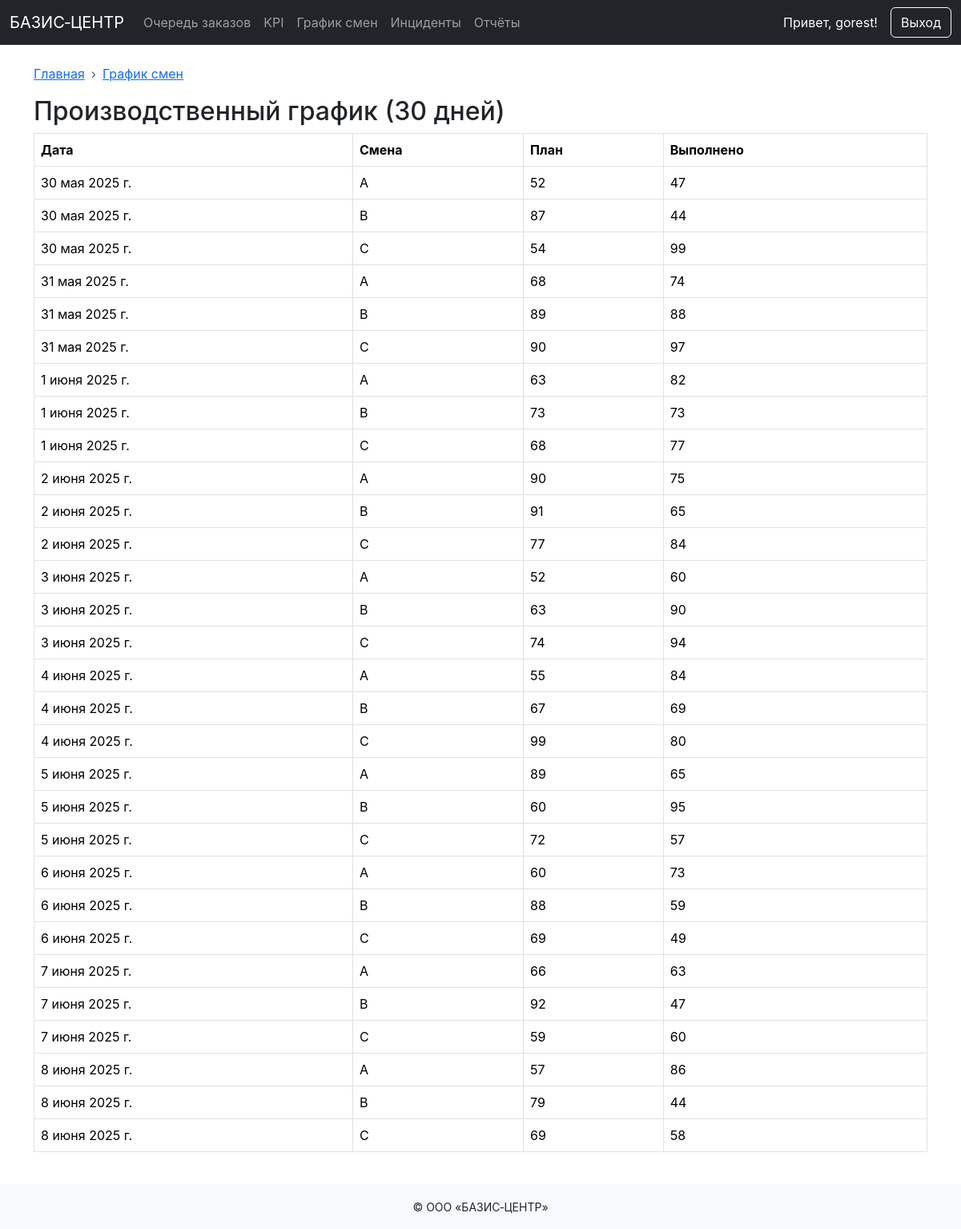
The app's page /schedule/ (signed in) with its own data.
### dashboard/models.py (models this page shows, shortened)
class ShiftSchedule(models.Model):
    date = models.DateField()
    shift = models.CharField(max_length=16, choices=[('A','A'),('B','B'),('C','C')])
    planned = models.PositiveIntegerField()
    completed = models.PositiveIntegerField()
    class Meta:
        unique_together = ('date','shift')
        ordering = ['-date','shift']

### dashboard/views.py (the view)
# urls.py: path('schedule/', views.shift_schedule, name='schedule'),
@login_required
def shift_schedule(request):
    from .models import ShiftSchedule
    today = timezone.now().date()
    schedule = ShiftSchedule.objects.filter(date__gte=today - timedelta(days=30)).order_by('date','shift')
    return render(request,'dashboard/shift_schedule.html',{'schedule': schedule})

### dashboard/templates/dashboard/shift_schedule.html (shortened to what this page needs)
{% extends 'dashboard/layout.html' %}
{% block crumb %}<li class="breadcrumb-item"><a href="{% url 'dashboard:schedule' %}">График смен</a></li>{% endblock %}
{% block content %}
<h2>Производственный график (30 дней)</h2>
<table class="table table-bordered">
  <thead><tr><th>Дата</th><th>Смена</th><th>План</th><th>Выполнено</th></tr></thead>
  <tbody>
  {% for s in schedule %}
    <tr><td>{{ s.date }}</td><td>{{ s.shift }}</td><td>{{ s.planned }}</td><td>{{ s.completed }}</td></tr>
  {% empty %}
    <tr><td colspan="4">Нет данных</td></tr>
  {% endfor %}
  </tbody>
</table>
{% endblock %}

### dashboard/templates/dashboard/layout.html (shortened to what this page needs)
<!DOCTYPE html>
{% load static %}
<html lang="ru">
<head>
    <link href="https://cdn.jsdelivr.net/npm/bootstrap@5.3.3/dist/css/bootstrap.min.css" rel="stylesheet">
    <link href="{% static 'dashboard/css/style.css' %}" rel="stylesheet">
</head>
<body class="d-flex flex-column min-vh-100">
<nav class="navbar navbar-expand-lg navbar-dark bg-dark">
  <div class="container-fluid">
    <a class="navbar-brand" href="{% url 'dashboard:home' %}">БАЗИС‑ЦЕНТР</a>
    <div class="collapse navbar-collapse" id="navbars">
      <ul class="navbar-nav me-auto mb-2 mb-lg-0">
        <li class="nav-item"><a class="nav-link" href="{% url 'dashboard:queue' %}">Очередь заказов</a></li>
        <li class="nav-item"><a class="nav-link" href="{% url 'dashboard:kpi' %}">KPI</a></li>
        <li class="nav-item"><a class="nav-link" href="{% url 'dashboard:schedule' %}">График смен</a></li>
        <li class="nav-item"><a class="nav-link" href="{% url 'dashboard:alerts' %}">Инциденты</a></li>
        <li class="nav-item"><a class="nav-link" href="{% url 'dashboard:reports' %}">Отчёты</a></li>
      </ul>
      {% if user.is_authenticated %}
        <span class="navbar-text text-light me-3">Привет, {{ user.username }}!</span>
        <a class="btn btn-outline-light" href="{% url 'logout' %}">Выход</a>
      {% else %}
        <a class="btn btn-outline-light" href="{% url 'login' %}">Вход</a>
      {% endif %}
    </div>
  </div>
</nav>
<div class="container my-4">
  {% block breadcrumbs %}
  <nav style="--bs-breadcrumb-divider: '›';" aria-label="breadcrumb">
    <ol class="breadcrumb">
      <li class="breadcrumb-item"><a href="{% url 'dashboard:home' %}">Главная</a></li>
      {% block crumb %}{% endblock %}
    </ol>
  </nav>
  {% endblock %}
  {% block content %}{% endblock %}
</div>
<footer class="mt-auto bg-light py-3">
  <div class="container text-center"><small>&copy; {{ now|date:"Y" }} ООО «БАЗИС‑ЦЕНТР»</small></div>
</footer>
</body>
</html>

### dashboard/static/dashboard/css/style.css (style rules this page uses)
body { font-family: 'Inter', sans-serif; }

### records on screen
ShiftSchedule: date "30 мая 2025 г.", shift "A", planned "52", completed "47"
ShiftSchedule: date "30 мая 2025 г.", shift "B", planned "87", completed "44"
ShiftSchedule: date "30 мая 2025 г.", shift "C", planned "54", completed "99"
ShiftSchedule: date "31 мая 2025 г.", shift "A", planned "68", completed "74"
ShiftSchedule: date "31 мая 2025 г.", shift "B", planned "89", completed "88"
ShiftSchedule: date "31 мая 2025 г.", shift "C", planned "90", completed "97"
ShiftSchedule: date "1 июня 2025 г.", shift "A", planned "63", completed "82"
ShiftSchedule: date "1 июня 2025 г.", shift "B", planned "73", completed "73"
ShiftSchedule: date "1 июня 2025 г.", shift "C", planned "68", completed "77"
ShiftSchedule: date "2 июня 2025 г.", shift "A", planned "90", completed "75"
ShiftSchedule: date "2 июня 2025 г.", shift "B", planned "91", completed "65"
ShiftSchedule: date "2 июня 2025 г.", shift "C", planned "77", completed "84"
ShiftSchedule: date "3 июня 2025 г.", shift "A", planned "52", completed "60"
ShiftSchedule: date "3 июня 2025 г.", shift "B", planned "63", completed "90"
ShiftSchedule: date "3 июня 2025 г.", shift "C", planned "74", completed "94"
ShiftSchedule: date "4 июня 2025 г.", shift "A", planned "55", completed "84"
ShiftSchedule: date "4 июня 2025 г.", shift "B", planned "67", completed "69"
ShiftSchedule: date "4 июня 2025 г.", shift "C", planned "99", completed "80"
ShiftSchedule: date "5 июня 2025 г.", shift "A", planned "89", completed "65"
ShiftSchedule: date "5 июня 2025 г.", shift "B", planned "60", completed "95"
ShiftSchedule: date "5 июня 2025 г.", shift "C", planned "72", completed "57"
ShiftSchedule: date "6 июня 2025 г.", shift "A", planned "60", completed "73"
ShiftSchedule: date "6 июня 2025 г.", shift "B", planned "88", completed "59"
ShiftSchedule: date "6 июня 2025 г.", shift "C", planned "69", completed "49"
ShiftSchedule: date "7 июня 2025 г.", shift "A", planned "66", completed "63"
ShiftSchedule: date "7 июня 2025 г.", shift "B", planned "92", completed "47"
ShiftSchedule: date "7 июня 2025 г.", shift "C", planned "59", completed "60"
ShiftSchedule: date "8 июня 2025 г.", shift "A", planned "57", completed "86"
ShiftSchedule: date "8 июня 2025 г.", shift "B", planned "79", completed "44"
ShiftSchedule: date "8 июня 2025 г.", shift "C", planned "69", completed "58"

### other values on screen
{{ user.username }} "gorest"
